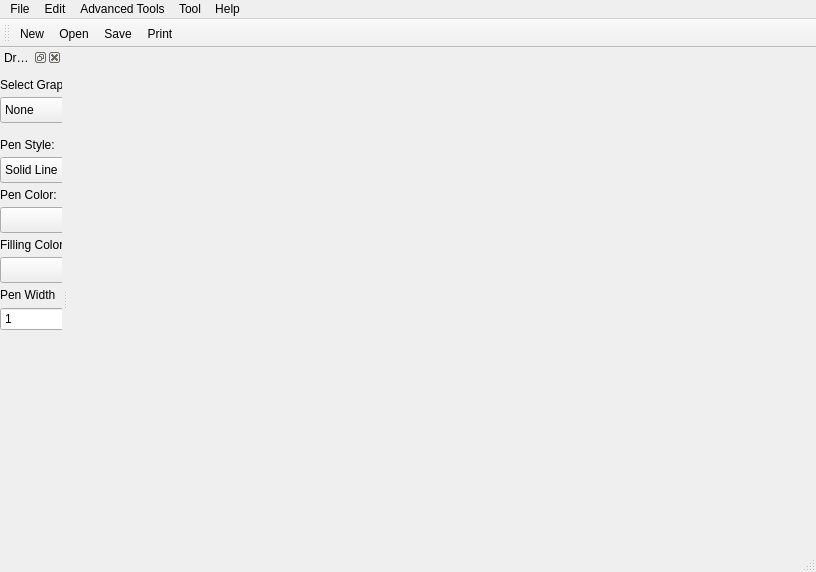
<?xml version="1.0" encoding="UTF-8"?>
<ui version="4.0">
 <class>MainWindow</class>
 <widget class="QMainWindow" name="MainWindow">
  <property name="geometry">
   <rect>
    <x>0</x>
    <y>0</y>
    <width>816</width>
    <height>572</height>
   </rect>
  </property>
  <property name="windowTitle">
   <string>MainWindow</string>
  </property>
  <widget class="QWidget" name="centralWidget"/>
  <widget class="QMenuBar" name="menuBar">
   <property name="geometry">
    <rect>
     <x>0</x>
     <y>0</y>
     <width>816</width>
     <height>22</height>
    </rect>
   </property>
   <widget class="QMenu" name="menuFile">
    <property name="title">
     <string>File</string>
    </property>
    <addaction name="action_N"/>
    <addaction name="actionOpen_O"/>
    <addaction name="separator"/>
    <addaction name="actionSave_S"/>
    <addaction name="actionSave_as"/>
    <addaction name="separator"/>
    <addaction name="actionPrint_P"/>
    <addaction name="actionExit"/>
   </widget>
   <widget class="QMenu" name="menuEdit">
    <property name="title">
     <string>Edit</string>
    </property>
    <addaction name="actionRedo"/>
    <addaction name="separator"/>
    <addaction name="actionZoom_In"/>
    <addaction name="actionZoom_Out"/>
    <addaction name="actionResume"/>
    <addaction name="actionRotate"/>
    <addaction name="actionStretch"/>
    <addaction name="separator"/>
    <addaction name="actionClear"/>
   </widget>
   <widget class="QMenu" name="menuTool">
    <property name="title">
     <string>Tool</string>
    </property>
    <addaction name="actionDraw_Tool_Bar"/>
   </widget>
   <widget class="QMenu" name="menuHelp">
    <property name="title">
     <string>Help</string>
    </property>
    <addaction name="actionAbout"/>
   </widget>
   <widget class="QMenu" name="menuAdvanced_Tools">
    <property name="title">
     <string>Advanced Tools</string>
    </property>
    <addaction name="actionGray_Image"/>
   </widget>
   <addaction name="menuFile"/>
   <addaction name="menuEdit"/>
   <addaction name="menuAdvanced_Tools"/>
   <addaction name="menuTool"/>
   <addaction name="menuHelp"/>
  </widget>
  <widget class="QToolBar" name="mainToolBar">
   <attribute name="toolBarArea">
    <enum>TopToolBarArea</enum>
   </attribute>
   <attribute name="toolBarBreak">
    <bool>false</bool>
   </attribute>
   <addaction name="action_N"/>
   <addaction name="actionOpen_O"/>
   <addaction name="actionSave_S"/>
   <addaction name="actionPrint_P"/>
  </widget>
  <widget class="QStatusBar" name="statusBar"/>
  <widget class="QDockWidget" name="dockWidget">
   <property name="minimumSize">
    <size>
     <width>62</width>
     <height>58</height>
    </size>
   </property>
   <property name="windowTitle">
    <string>Draw Tool</string>
   </property>
   <attribute name="dockWidgetArea">
    <number>1</number>
   </attribute>
   <widget class="QWidget" name="dockWidgetContents">
    <widget class="QComboBox" name="shapeComboBox">
     <property name="geometry">
      <rect>
       <x>0</x>
       <y>30</y>
       <width>104</width>
       <height>26</height>
      </rect>
     </property>
     <property name="accessibleName">
      <string>Select Graph</string>
     </property>
     <item>
      <property name="text">
       <string>None</string>
      </property>
     </item>
     <item>
      <property name="text">
       <string>Line</string>
      </property>
     </item>
     <item>
      <property name="text">
       <string>Rectangle</string>
      </property>
     </item>
     <item>
      <property name="text">
       <string>Ellipse</string>
      </property>
     </item>
     <item>
      <property name="text">
       <string>Blur</string>
      </property>
     </item>
     <item>
      <property name="text">
       <string>Sharper</string>
      </property>
     </item>
    </widget>
    <widget class="QComboBox" name="penStyleComboBox">
     <property name="geometry">
      <rect>
       <x>0</x>
       <y>90</y>
       <width>104</width>
       <height>26</height>
      </rect>
     </property>
     <item>
      <property name="text">
       <string>Solid Line</string>
      </property>
     </item>
     <item>
      <property name="text">
       <string>Dot Line</string>
      </property>
     </item>
    </widget>
    <widget class="QComboBox" name="penColorComboBox">
     <property name="geometry">
      <rect>
       <x>0</x>
       <y>140</y>
       <width>104</width>
       <height>26</height>
      </rect>
     </property>
    </widget>
    <widget class="QComboBox" name="brushColorComboBox">
     <property name="geometry">
      <rect>
       <x>0</x>
       <y>190</y>
       <width>104</width>
       <height>26</height>
      </rect>
     </property>
    </widget>
    <widget class="QSpinBox" name="penWidthSpinBox">
     <property name="geometry">
      <rect>
       <x>0</x>
       <y>240</y>
       <width>101</width>
       <height>24</height>
      </rect>
     </property>
     <property name="minimum">
      <number>1</number>
     </property>
    </widget>
    <widget class="QLabel" name="label">
     <property name="geometry">
      <rect>
       <x>0</x>
       <y>10</y>
       <width>101</width>
       <height>16</height>
      </rect>
     </property>
     <property name="text">
      <string>Select Graph</string>
     </property>
    </widget>
    <widget class="QLabel" name="label_2">
     <property name="geometry">
      <rect>
       <x>0</x>
       <y>170</y>
       <width>101</width>
       <height>16</height>
      </rect>
     </property>
     <property name="text">
      <string>Filling Color</string>
     </property>
    </widget>
    <widget class="QLabel" name="label_3">
     <property name="geometry">
      <rect>
       <x>0</x>
       <y>120</y>
       <width>101</width>
       <height>16</height>
      </rect>
     </property>
     <property name="text">
      <string>Pen Color:</string>
     </property>
    </widget>
    <widget class="QLabel" name="label_4">
     <property name="geometry">
      <rect>
       <x>0</x>
       <y>70</y>
       <width>101</width>
       <height>16</height>
      </rect>
     </property>
     <property name="text">
      <string>Pen Style:</string>
     </property>
    </widget>
    <widget class="QLabel" name="label_5">
     <property name="geometry">
      <rect>
       <x>0</x>
       <y>220</y>
       <width>101</width>
       <height>16</height>
      </rect>
     </property>
     <property name="text">
      <string>Pen Width</string>
     </property>
    </widget>
   </widget>
  </widget>
  <action name="action_N">
   <property name="icon">
    <iconset resource="myicon.qrc">
     <normaloff>:/myicons/Icons/New.png</normaloff>:/myicons/Icons/New.png</iconset>
   </property>
   <property name="text">
    <string>New</string>
   </property>
   <property name="toolTip">
    <string>New</string>
   </property>
   <property name="shortcut">
    <string>Ctrl+N</string>
   </property>
  </action>
  <action name="actionOpen_O">
   <property name="icon">
    <iconset resource="myicon.qrc">
     <normaloff>:/myicons/Icons/Open.png</normaloff>:/myicons/Icons/Open.png</iconset>
   </property>
   <property name="text">
    <string>Open</string>
   </property>
   <property name="shortcut">
    <string>Ctrl+O</string>
   </property>
  </action>
  <action name="actionSave_S">
   <property name="icon">
    <iconset resource="myicon.qrc">
     <normaloff>:/myicons/Icons/Save.png</normaloff>:/myicons/Icons/Save.png</iconset>
   </property>
   <property name="text">
    <string>Save</string>
   </property>
   <property name="toolTip">
    <string>Save</string>
   </property>
   <property name="shortcut">
    <string>Ctrl+S</string>
   </property>
  </action>
  <action name="actionSave_as">
   <property name="icon">
    <iconset resource="myicon.qrc">
     <normaloff>:/myicons/Icons/Save As.png</normaloff>:/myicons/Icons/Save As.png</iconset>
   </property>
   <property name="text">
    <string>Save as</string>
   </property>
  </action>
  <action name="actionPrint_P">
   <property name="icon">
    <iconset resource="myicon.qrc">
     <normaloff>:/myicons/Icons/Print.png</normaloff>:/myicons/Icons/Print.png</iconset>
   </property>
   <property name="text">
    <string>Print</string>
   </property>
   <property name="toolTip">
    <string>Print</string>
   </property>
   <property name="shortcut">
    <string>Ctrl+P</string>
   </property>
  </action>
  <action name="actionExit">
   <property name="text">
    <string>Exit</string>
   </property>
   <property name="toolTip">
    <string>Exit</string>
   </property>
   <property name="shortcut">
    <string>Ctrl+Q</string>
   </property>
  </action>
  <action name="actionZoom_In">
   <property name="text">
    <string>Zoom In</string>
   </property>
   <property name="shortcut">
    <string>Ctrl+B</string>
   </property>
  </action>
  <action name="actionZoom_Out">
   <property name="text">
    <string>Zoom Out</string>
   </property>
   <property name="shortcut">
    <string>Ctrl+Shift+B</string>
   </property>
  </action>
  <action name="actionResume">
   <property name="text">
    <string>Resume</string>
   </property>
  </action>
  <action name="actionRotate">
   <property name="text">
    <string>Rotate</string>
   </property>
   <property name="shortcut">
    <string>Ctrl+R</string>
   </property>
  </action>
  <action name="actionStretch">
   <property name="text">
    <string>Stretch</string>
   </property>
  </action>
  <action name="actionClear">
   <property name="text">
    <string>Clear</string>
   </property>
  </action>
  <action name="actionDraw_Tool_Bar">
   <property name="text">
    <string>Draw Tool Bar</string>
   </property>
  </action>
  <action name="actionAbout">
   <property name="text">
    <string>About</string>
   </property>
  </action>
  <action name="actionGray_Image">
   <property name="text">
    <string>Gray Image</string>
   </property>
   <property name="shortcut">
    <string>Ctrl+G</string>
   </property>
  </action>
  <action name="actionRedo">
   <property name="text">
    <string>Redo</string>
   </property>
   <property name="shortcut">
    <string>Ctrl+Z</string>
   </property>
  </action>
 </widget>
 <layoutdefault spacing="6" margin="11"/>
 <resources>
  <include location="myicon.qrc"/>
 </resources>
 <connections/>
</ui>
